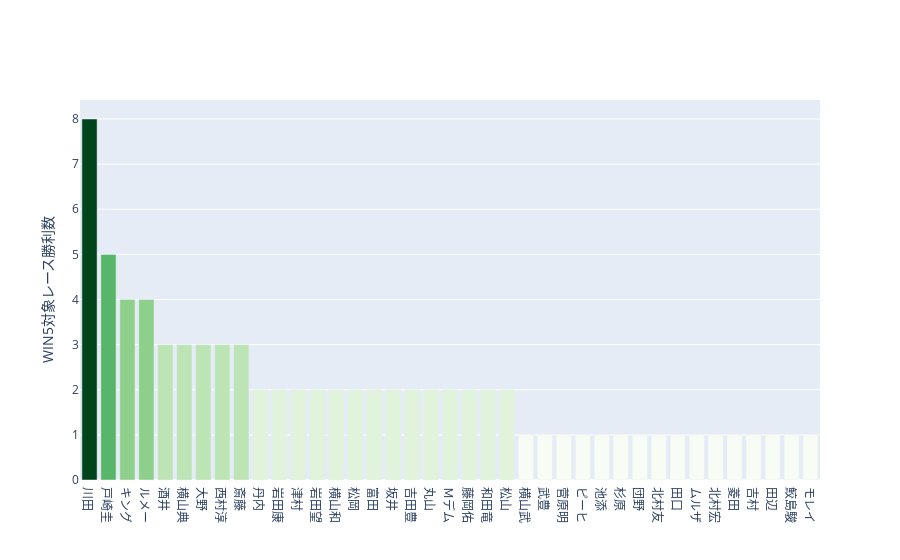

Notebook code cell kept with this figure:
### Code cell
jockey_names = [i[0] for i in sorted_jockey_win_nums]
jockey_wins = [i[1] for i in sorted_jockey_win_nums]
fig = go.Figure(
        data=go.Bar(
            x=jockey_names,
            y=jockey_wins,
            name="勝利数",
            marker=dict(color=jockey_wins,
                colorscale=px.colors.sequential.Greens)
        )
    )
fig.update_layout(
    yaxis=dict(
        title=dict(text="WIN5対象レース勝利数"),
        side="left"
    ),
    # plot_bgcolor='Black'
)
fig.show()

### Figure 1 — Plotly figure (JSON) as saved in the notebook; plotly's stock layout.template omitted (floating-point values rounded to 4 significant figures)
{"data": [{"marker": {"color": [8, 5, 4, 4, 3, 3, 3, 3, 3, 2, 2, 2, 2, 2, 2, 2, 2, 2, 2, 2, 2, 2, 2, 1, 1, 1, 1, 1, 1, 1, 1, 1, 1, 1, 1, 1, 1, 1, 1], "colorscale": [[0, "rgb(247,252,245)"], [0.125, "rgb(229,245,224)"], [0.25, "rgb(199,233,192)"], [0.375, "rgb(161,217,155)"], [0.5, "rgb(116,196,118)"], [0.625, "rgb(65,171,93)"], [0.75, "rgb(35,139,69)"], [0.875, "rgb(0,109,44)"], [1, "rgb(0,68,27)"]]}, "name": "勝利数", "type": "bar", "x": ["川田", "戸崎圭", "キング", "ルメー", "酒井", "横山典", "大野", "西村淳", "斎藤", "丹内", "岩田康", "津村", "岩田望", "横山和", "松岡", "富田", "坂井", "吉田豊", "丸山", "Ｍデム", "藤岡佑", "和田竜", "松山", "横山武", "武豊", "菅原明", "ピーヒ", "池添", "杉原", "団野", "北村友", "田口", "ムルザ", "北村宏", "菱田", "吉村", "田辺", "鮫島駿", "モレイ"], "y": [8, 5, 4, 4, 3, 3, 3, 3, 3, 2, 2, 2, 2, 2, 2, 2, 2, 2, 2, 2, 2, 2, 2, 1, 1, 1, 1, 1, 1, 1, 1, 1, 1, 1, 1, 1, 1, 1, 1]}], "layout": {"autosize": true, "xaxis": {"autorange": true, "range": [-0.5, 38.5], "type": "category"}, "yaxis": {"autorange": true, "range": [0, 8.421], "side": "left", "title": {"text": "WIN5対象レース勝利数"}, "type": "linear"}}}
